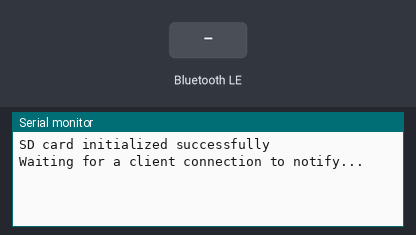
Bench run of a sketch on a simulated ESP32. Shown: the last lines printed to the serial monitor. Inputs (shaded band) come from the test bench. Storage starts empty; nothing arrives over Bluetooth unless stated; a phone connects over Bluetooth LE 3 s after start.

Above: at 1.2 s.
1.3 s: Bluetooth LE write "MM" received
At 2.1 s:
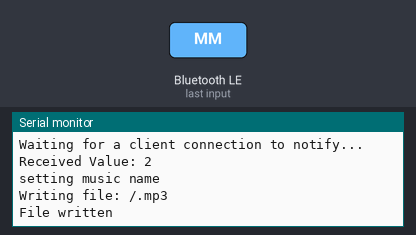
2.8 s: Bluetooth LE write "music_name" received
At 3.5 s:
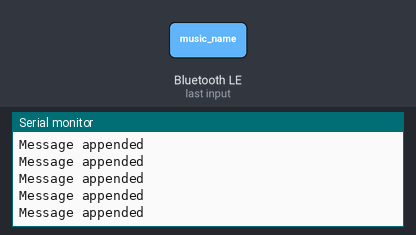
4.3 s: Bluetooth LE write "done" received
At 5.4 s:
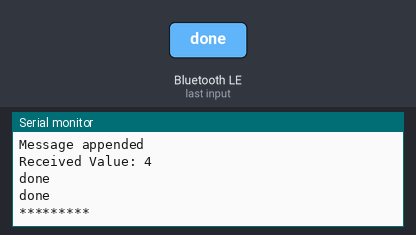

Measured:
- after the input at 1.3 s, the serial monitor: prints a new line at once (image 1)
- after the input at 2.8 s, the serial monitor: prints a new line at once (image 2)
- after the input at 4.3 s, the serial monitor: prints a new line at once (image 3)

The sketch:

esp32MusicPlayer.ino
```cpp
#include <BLEDevice.h>
#include <BLEServer.h>
#include <BLEUtils.h>
#include <BLE2902.h>
#include <SD.h>
// Digital I/O used
#define SD_CS 5
#define SPI_MOSI 23 // SD Card
#define SPI_MISO 19
#define SPI_SCK 18
char buf[50];
BLEServer *pServer = NULL;
BLECharacteristic *pTxCharacteristic;
bool deviceConnected = false;
bool oldDeviceConnected = false;
uint8_t txValue = 0;
String receivedString;
String musicName = "";
#define SERVICE_UUID "00001234-0000-1000-8000-00805f9b34fb" // UART service UUID
#define CHARACTERISTIC_UUID_RX "00001235-0000-1000-8000-00805f9b34fb"
#define CHARACTERISTIC_UUID_TX "00001236-0000-1000-8000-00805f9b34fb"

const int chipSelect = 5; // SD card module's chip select pin

void appendFile(fs::FS &fs, const char *path, const char *message)
{
  Serial.printf("Appending to file: %s\n", path);

  File file = fs.open(path, FILE_APPEND);
  if (!file)
  {
    Serial.println("Failed to open file for appending");
    return;
  }
  if (file.print(message))
  {
    Serial.println("Message appended");
  }
  else
  {
    Serial.println("Append failed");
  }
  file.close();
}

void deleteFile(fs::FS &fs, const char *path)
{
  Serial.printf("Deleting file: %s\n", path);
  if (fs.remove(path))
  {
    Serial.println("File deleted");
  }
  else
  {
    Serial.println("Delete failed");
  }
}

void writeFile(fs::FS &fs, const char *path, const char *message)
{
  Serial.printf("Writing file: %s\n", path);

  File file = fs.open(path, FILE_WRITE);
  if (!file)
  {
    Serial.println("Failed to open file for writing");
    return;
  }
  if (file.print(message))
  {
    Serial.println("File written");
  }
  else
  {
    Serial.println("Write failed");
  }
  file.close();
}

class MyServerCallbacks : public BLEServerCallbacks
{
  void onConnect(BLEServer *pServer)
  {
    deviceConnected = true;
  };

  void onDisconnect(BLEServer *pServer)
  {
    deviceConnected = false;
  }
};

class MyCallbacks : public BLECharacteristicCallbacks
{
  void onWrite(BLECharacteristic *pCharacteristic)
  {
    std::string rxValue = pCharacteristic->getValue();

    if (rxValue.length() > 0)
    {
      Serial.print("Received Value: ");
      Serial.println(rxValue.length());
      for (int i = 0; i < rxValue.length(); i++)
      {
        // Serial.print(rxValue[i]);
        receivedString += rxValue[i];
        // appendFile(SD, buf, rxValue[i]);
      }
      bool flag = true;
      if (receivedString.indexOf("MM") > -1)
      {
        Serial.println("setting music name");
        musicName = receivedString.substring(receivedString.indexOf("music_name"));
        Serial.println(musicName);
        musicName = "/" + musicName+".mp3";
        musicName.toCharArray(buf, 50, 0);
        writeFile(SD, buf, " ");
        flag = false;
      }
      else if (receivedString.indexOf("done") > -1)
      {
        Serial.println("done");
        char receivedStrings[400];
        receivedString.toCharArray(receivedStrings, 400, 0);
        Serial.println(receivedStrings);

        Serial.println();
        Serial.println("*********");
        flag = false;
      }
      if (flag)
      {
        //================================================================================================
        // File dataFile = SD.open(musicName, FILE_WRITE);
        File file = SD.open(buf, FILE_APPEND);
        if (!file)
        {
          Serial.println("Failed to open file for appending");
          return;
        }
        for (int i = 0; i < rxValue.length(); i++)
        {

          if (file.print(rxValue[i]))
          {
            Serial.println("Message appended");
          }
          else
          {
            Serial.println("Append failed");
          }

         // delay(50);
          //====================================================================================
        }
        file.close();
        // Save the received data to a file on the SD card
        // File dataFile = SD.open(musicName, FILE_WRITE);
        /*File dataFile = SD.open(musicName, FILE_WRITE);
        if (dataFile)
        {
          for (int i = 0; i < rxValue.length(); i++)
            dataFile.write(rxValue[i]);
          dataFile.close();
          Serial.println("File saved successfully");
        }
        else
        {
          Serial.println("Error opening file");
        }*/
      }
      receivedString = "";
    }
  }
};

void setup()
{
  Serial.begin(115200);
  pinMode(SD_CS, OUTPUT);
  digitalWrite(SD_CS, HIGH);
  SPI.begin(SPI_SCK, SPI_MISO, SPI_MOSI);
  // Initialize the SD card
  if (!SD.begin(chipSelect))
  {
    Serial.println("SD card initialization failed!");
    return;
    // while (1)
    //   ; // Halt the program
  }
  Serial.println("SD card initialized successfully");

  // Create the BLE Device
  BLEDevice::init("JM Music Player");

  // Create the BLE Server
  pServer = BLEDevice::createServer();
  pServer->setCallbacks(new MyServerCallbacks());

  // Create the BLE Service
  BLEService *pService = pServer->createService(SERVICE_UUID);

  // Create a BLE Characteristic
  pTxCharacteristic = pService->createCharacteristic(
      CHARACTERISTIC_UUID_TX,
      BLECharacteristic::PROPERTY_NOTIFY);

  pTxCharacteristic->addDescriptor(new BLE2902());

  BLECharacteristic *pRxCharacteristic = pService->createCharacteristic(
      CHARACTERISTIC_UUID_RX,
      BLECharacteristic::PROPERTY_WRITE);

  pRxCharacteristic->setCallbacks(new MyCallbacks());

  // Start the service
  pService->start();

  // Start advertising
  pServer->getAdvertising()->start();
  Serial.println("Waiting for a client connection to notify...");
}

void loop()
{

  if (deviceConnected)
  {
    pTxCharacteristic->setValue(&txValue, 1);
    pTxCharacteristic->notify();
    txValue++;
    delay(10);
  }

  if (!deviceConnected && oldDeviceConnected)
  {
    delay(500);                  // Give the Bluetooth stack time to get ready
    pServer->startAdvertising(); // Restart advertising
    Serial.println("Start advertising");
    oldDeviceConnected = deviceConnected;
  }

  if (deviceConnected && !oldDeviceConnected)
  {
    // Do stuff here on connecting
    oldDeviceConnected = deviceConnected;
  }
}
```
